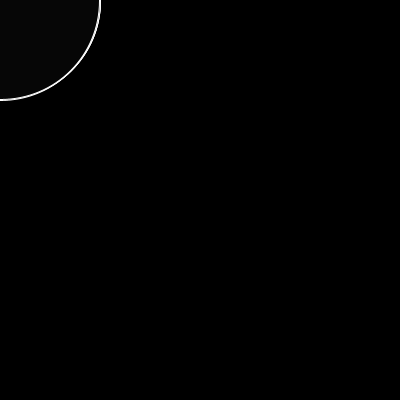
Frame 1 (no input)
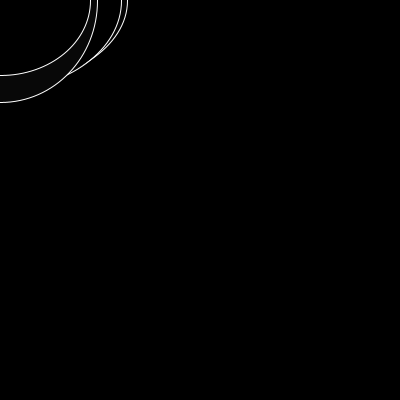
Frame 60 (the mouse pressed at the canvas centre just before this capture)
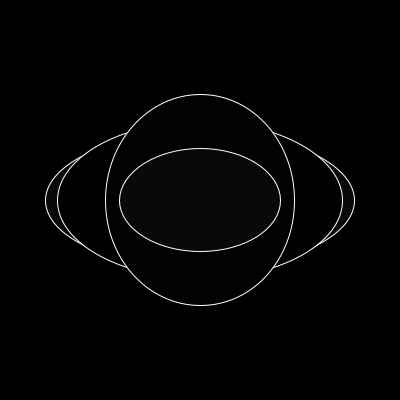
Frame 120 (the mouse held since frame 60 and released just before this capture)

The Processing sketch that drew these frames (run headless with seeded random() and noise(); from frame 60 on, the mouse is pressed at the canvas centre):

// Processing sketch: processing_123119
// ── processing_123119.pde

MovingCircle[] cercles = new MovingCircle[5];
 
void setup() {
  size(400, 400);
  smooth();
   
  for(int i=0; i<cercles.length; i++) {
    cercles[i] = new MovingCircle(200,200,10);  
  }
}

void draw() {
   
  background(0);
    
  for(int i=0; i<cercles.length; i++) {
     
    cercles[i].velocitat();
    cercles[i].rebots();
    cercles[i].dibuixa();
 }
   
}

class MovingCircle {
 
  float x;
  float y;
  float xSpeed;
  float ySpeed;
   
  float circleSize;
 
  MovingCircle(float xpos, float ypos, float csize) {
    x = xpos;
    y = ypos;
    circleSize = csize;
     
    xSpeed = random(-1, 1);
    ySpeed = random(-1, 1);
     
  }
 
  void velocitat() {
    x += xSpeed;
    y += ySpeed; 
  }
   
  void rebots() {
     
    float r = circleSize/8;
     
    if ( (x<r) || (x>width-r)){
      xSpeed = -xSpeed;
    } 
     
    if( (y<r) || (y>height-r)) {
      ySpeed = -ySpeed; 
    }
     
  }
   
  void dibuixa() {
    stroke(255); 
    fill(random(10));
    ellipse(mouseX, mouseY, x, y);
     
  }
}
